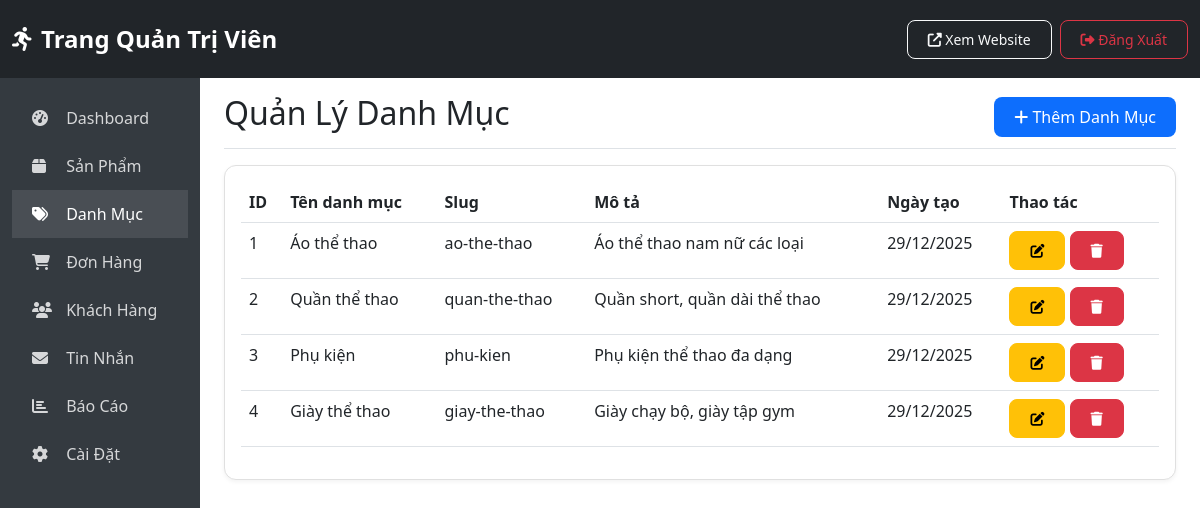
Screenshot of /admin/categories.php (signed in) with the database file from the repository.
### tables this page shows
CREATE TABLE `categories` (
  `id` int(11) NOT NULL AUTO_INCREMENT,
  `name` varchar(100) NOT NULL,
  `slug` varchar(100) NOT NULL,
  `description` text DEFAULT NULL,
  `image` varchar(255) DEFAULT NULL,
  `status` enum('active','inactive') DEFAULT 'active',
  `created_at` timestamp NOT NULL DEFAULT current_timestamp(),
  PRIMARY KEY (`id`),
  UNIQUE KEY `slug` (`slug`)
);

### admin/categories.php (the view, shortened to what this page needs)
<?php
require_once '../config/database.php';
$sql = "SELECT * FROM categories ORDER BY id ASC";
$categories = $conn->query($sql)->fetch_all(MYSQLI_ASSOC);
?>
<!DOCTYPE html>
<html lang="vi">
<head>
    <link href="https://cdn.jsdelivr.net/npm/bootstrap@5.3.0/dist/css/bootstrap.min.css" rel="stylesheet">
    <link rel="stylesheet" href="https://cdnjs.cloudflare.com/ajax/libs/font-awesome/6.4.0/css/all.min.css">
    <link rel="stylesheet" href="../assets/css/style.css">
    <link rel="stylesheet" href="../assets/css/no-animation.css">
</head>
<body>
    <?php include 'includes/admin-header.php'; ?>
    <div class="container-fluid">
        <div class="row">
            <?php include 'includes/admin-sidebar.php'; ?>
            <main class="col-md-10 ms-sm-auto px-md-4">
                <div class="d-flex justify-content-between flex-wrap flex-md-nowrap align-items-center pt-3 pb-2 mb-3 border-bottom">
                    <h1 class="h2">Quản Lý Danh Mục</h1>
                    <button class="btn btn-primary" data-bs-toggle="modal" data-bs-target="#addModal">
                        <i class="fas fa-plus"></i> Thêm Danh Mục
                    </button>
                </div>
                <div class="card">
                    <div class="card-body">
                        <div class="table-responsive">
                            <table class="table table-hover">
                                <thead>
                                    <tr>
                                        <th>ID</th>
                                        <th>Tên danh mục</th>
                                        <th>Slug</th>
                                        <th>Mô tả</th>
                                        <th>Ngày tạo</th>
                                        <th>Thao tác</th>
                                    </tr>
                                </thead>
                                <tbody>
                                    <?php foreach ($categories as $category): ?>
                                    <tr>
                                        <td><?php echo $category['id']; ?></td>
                                        <td><?php echo $category['name']; ?></td>
                                        <td><?php echo $category['slug']; ?></td>
                                        <td><?php echo $category['description']; ?></td>
                                        <td><?php echo date('d/m/Y', strtotime($category['created_at'])); ?></td>
                                        <td>
                                            <button class="btn btn-sm btn-warning" onclick="editCategory(<?php echo htmlspecialchars(json_encode($category)); ?>)">
                                                <i class="fas fa-edit"></i>
                                            </button>
                                            <a href="categories.php?delete=<?php echo $category['id']; ?>"
                                               class="btn btn-sm btn-danger"
                                               onclick="return confirm('Bạn có chắc muốn xóa?')">
                                                <i class="fas fa-trash"></i>
                                            </a>
                                        </td>
                                    </tr>
                                    <?php endforeach; ?>
                                </tbody>
                            </table>
                        </div>
                    </div>
                </div>
            </main>
        </div>
    </div>
</body>
</html>

### assets/css/style.css (style rules this page uses)
:root { --primary-color: #0d6efd; --secondary-color: #6c757d; --success-color: #198754; --danger-color: #dc3545; }
body { font-family: 'Segoe UI', Tahoma, Geneva, Verdana, sans-serif; min-height: 100vh; display: flex; flex-direction: column; }
.btn { border-radius: 8px; padding: 8px 20px; font-weight: 500; transition: all 0.3s ease; }
.btn-primary { background: var(--primary-color); border: none; }
.card { border-radius: 12px; border: 1px solid #e0e0e0; box-shadow: 0 2px 4px rgba(0, 0, 0, 0.05); }
* { animation-duration: 0s !important; animation-delay: 0s !important; }
*, *::before, *::after { animation: none !important; animation-duration: 0s !important; animation-delay: 0s !important; animation-iteration-count: 0 !important; }

### assets/css/no-animation.css (style rules this page uses)
*, *::before, *::after, html, body, div, span, a, button, input, select, textarea, table, tr, td, th { animation: none !important; animation-name: none !important; animation-duration: 0s !important; animation-delay: 0s !important; animation-iteration-count: 0 !important; animation-fill-mode: none !important; animation-play-state: paused !important; transition: none !important; transition-duration: 0s !important; transition-delay: 0s !important; }

### rows the page displays
categories: id "1", name "Áo thể thao", slug "ao-the-thao", description "Áo thể thao nam nữ các loại", created_at "29/12/2025"
categories: id "2", name "Quần thể thao", slug "quan-the-thao", description "Quần short, quần dài thể thao", created_at "29/12/2025"
categories: id "3", name "Phụ kiện", slug "phu-kien", description "Phụ kiện thể thao đa dạng", created_at "29/12/2025"
categories: id "4", name "Giày thể thao", slug "giay-the-thao", description "Giày chạy bộ, giày tập gym", created_at "29/12/2025"
